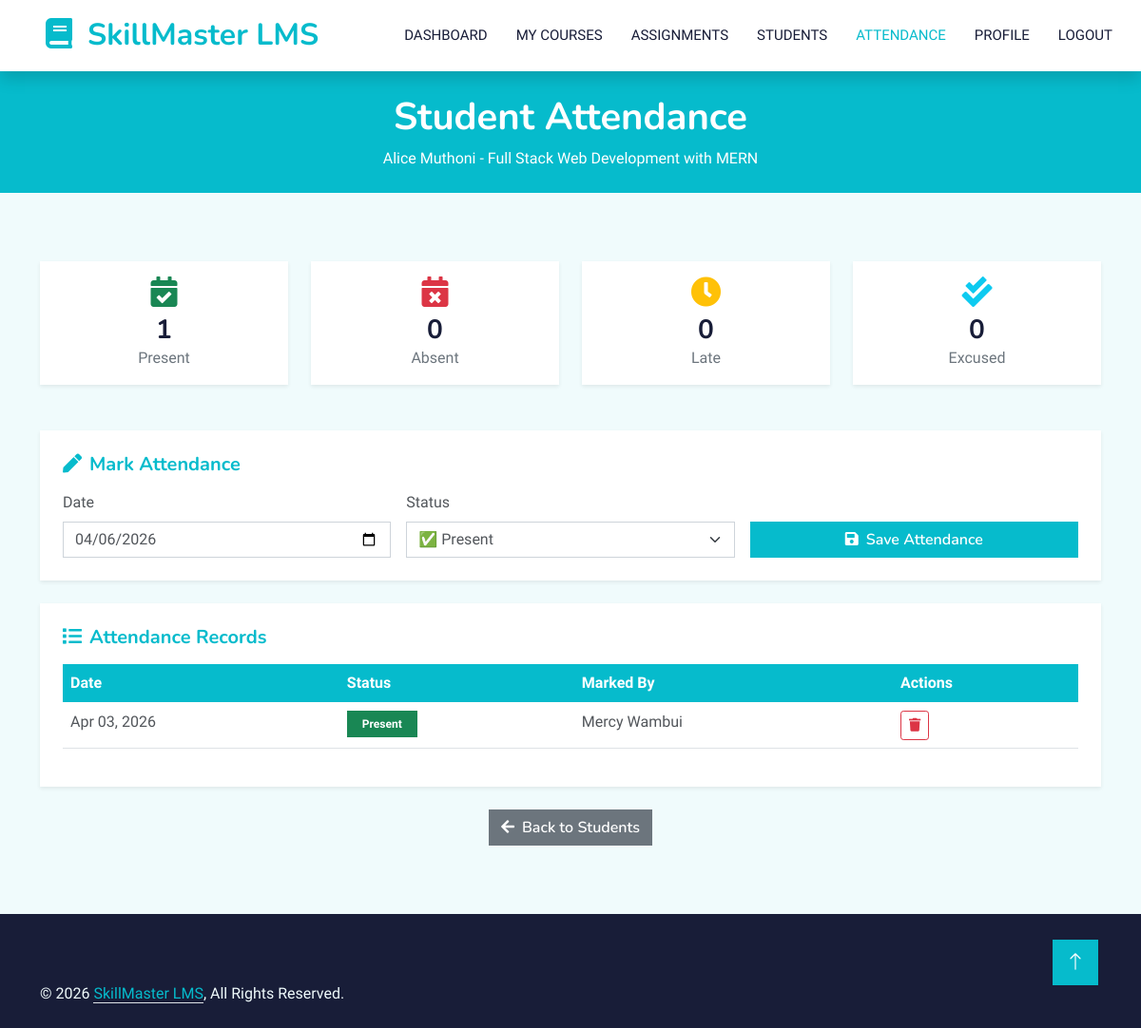
Page /instructor/students/attendance.php?student_id=6&course_id=2 (signed in) on the committed database.
### tables this page shows
CREATE TABLE `users` (
  `id` bigint(20) NOT NULL,
  `username` varchar(50) NOT NULL,
  `email` varchar(100) NOT NULL,
  `password` varchar(255) NOT NULL,
  `role` enum('admin','instructor','student') NOT NULL DEFAULT 'student',
  `first_name` varchar(50) NOT NULL,
  `last_name` varchar(50) NOT NULL,
  `profile_pic` varchar(255) DEFAULT NULL,
  `bio` text DEFAULT NULL,
  `phone_number` varchar(20) DEFAULT NULL,
  `address` text DEFAULT NULL,
  `is_active` tinyint(1) DEFAULT 1,
  `must_change_password` tinyint(1) DEFAULT 0,
  `created_by` bigint(20) DEFAULT NULL,
  `last_login` timestamp NULL DEFAULT NULL,
  `created_at` timestamp NOT NULL DEFAULT current_timestamp(),
  `updated_at` timestamp NOT NULL DEFAULT current_timestamp() ON UPDATE current_timestamp(),
  `deleted_at` timestamp NULL DEFAULT NULL,
  `facebook_link` varchar(255) DEFAULT NULL,
  `twitter_link` varchar(255) DEFAULT NULL,
  `linkedin_link` varchar(255) DEFAULT NULL
);

CREATE TABLE `courses` (
  `id` bigint(20) NOT NULL,
  `title` varchar(200) NOT NULL,
  `slug` varchar(200) NOT NULL,
  `code` varchar(20) NOT NULL,
  `description` text DEFAULT NULL,
  `short_description` varchar(500) DEFAULT NULL,
  `category_id` bigint(20) DEFAULT NULL,
  `instructor_id` bigint(20) DEFAULT NULL,
  `price` decimal(10,2) DEFAULT 0.00,
  `thumbnail` varchar(255) DEFAULT NULL,
  `credits` int(11) DEFAULT 3,
  `start_date` date DEFAULT NULL,
  `end_date` date DEFAULT NULL,
  `status` enum('draft','pending_approval','published','archived','rejected') NOT NULL DEFAULT 'draft',
  `max_students` int(11) DEFAULT 50,
  `enrollment_count` int(11) DEFAULT 0,
  `syllabus` text DEFAULT NULL,
  `created_by` bigint(20) DEFAULT NULL,
  `created_at` timestamp NOT NULL DEFAULT current_timestamp(),
  `updated_at` timestamp NOT NULL DEFAULT current_timestamp() ON UPDATE current_timestamp(),
  `deleted_at` timestamp NULL DEFAULT NULL
);

CREATE TABLE `attendance` (
  `id` bigint(20) NOT NULL,
  `course_id` bigint(20) NOT NULL,
  `student_id` bigint(20) NOT NULL,
  `date` date NOT NULL,
  `status` enum('present','absent','late','excused') DEFAULT 'absent',
  `marked_by` bigint(20) DEFAULT NULL,
  `created_at` timestamp NOT NULL DEFAULT current_timestamp()
);

### src/Database/Connection.php (called while the page is built, shortened)
<?php
class Connection
{
    private static $instance = null;
    private $connection;
    private function __construct()
    {
        try {
            $dsn = sprintf(
                'mysql:host=%s;dbname=%s;charset=%s',
                DB_HOST,
                DB_NAME,
                DB_CHARSET
            );
            $options = [
                PDO::ATTR_ERRMODE => PDO::ERRMODE_EXCEPTION,
                PDO::ATTR_DEFAULT_FETCH_MODE => PDO::FETCH_ASSOC,
                PDO::ATTR_EMULATE_PREPARES => false,
                PDO::MYSQL_ATTR_INIT_COMMAND => "SET NAMES " . DB_CHARSET
            ];
            $this->connection = new PDO($dsn, DB_USER, DB_PASS, $options);
        } catch (PDOException $e) {
            if (DEBUG_MODE) {
                die("Database connection failed: " . $e->getMessage());
            } else {
                error_log("Database connection failed: " . $e->getMessage());
                die("A database error occurred. Please try again later.");
            }
        }
    }
    public static function getInstance()
    {
        if (self::$instance === null) {
            self::$instance = new self();
        }
        return self::$instance;
    }
    public function getConnection()
    {
        return $this->connection;
    }
}

### src/Models/Course.php (called while the page is built, shortened)
<?php
class Course
{
    private $db;
    private $table = 'courses';
    public function __construct()
    {
        $this->db = Connection::getInstance()->getConnection();
    }
    public function getById($id)
    {
        $stmt = $this->db->prepare("
            SELECT * FROM {$this->table} WHERE id = ? AND deleted_at IS NULL
        ");
        $stmt->execute([$id]);
        return $stmt->fetch();
    }
}

### src/Models/Attendance.php (called while the page is built, shortened)
<?php
class Attendance
{
    private $db;
    private $table = 'attendance';
    public function __construct()
    {
        $this->db = Connection::getInstance()->getConnection();
    }
    public function getByStudentAndCourse($studentId, $courseId)
    {
        $stmt = $this->db->prepare("
            SELECT * FROM {$this->table}
            WHERE student_id = ? AND course_id = ?
            ORDER BY date DESC
        ");
        $stmt->execute([$studentId, $courseId]);
        return $stmt->fetchAll();
    }
    public function getStats($courseId, $studentId = null)
    {
        $sql = "
            SELECT
                SUM(CASE WHEN status = 'present' THEN 1 ELSE 0 END) as present,
                SUM(CASE WHEN status = 'absent' THEN 1 ELSE 0 END) as absent,
                SUM(CASE WHEN status = 'late' THEN 1 ELSE 0 END) as late,
                SUM(CASE WHEN status = 'excused' THEN 1 ELSE 0 END) as excused,
                COUNT(*) as total
            FROM {$this->table}
            WHERE course_id = ?
        ";
        if ($studentId) {
            $sql .= " AND student_id = ?";
            $stmt = $this->db->prepare($sql);
            $stmt->execute([$courseId, $studentId]);
        } else {
            $stmt = $this->db->prepare($sql);
            $stmt->execute([$courseId]);
        }
        $result = $stmt->fetch();
        return [
            'present' => $result['present'] ?? 0,
            'absent' => $result['absent'] ?? 0,
            'late' => $result['late'] ?? 0,
            'excused' => $result['excused'] ?? 0,
            'total' => $result['total'] ?? 0,
            'percentage' => ($result['total'] ?? 0) > 0 ? round((($result['present'] ?? 0) / ($result['total'] ?? 0)) * 100) : 0
        ];
    }
}

### public/instructor/students/attendance.php (the view, shortened to what this page needs)
<?php
$courseModel = new Course();
$enrollmentModel = new Enrollment();
$attendanceModel = new Attendance();
$courseId = isset($_GET['course_id']) ? (int)$_GET['course_id'] : 0;
$studentId = isset($_GET['student_id']) ? (int)$_GET['student_id'] : 0;
$course = $courseModel->getById($courseId);
$db = $enrollmentModel->getDB();
$stmt = $db->prepare("SELECT first_name, last_name, email, profile_pic FROM users WHERE id = ?");
$stmt->execute([$studentId]);
$student = $stmt->fetch();
$attendanceRecords = $attendanceModel->getByStudentAndCourse($studentId, $courseId);
$attendanceStats = $attendanceModel->getStats($courseId, $studentId);
?>
<!DOCTYPE html>
<html lang="en">
<head>
    <link href="https://cdnjs.cloudflare.com/ajax/libs/font-awesome/5.10.0/css/all.min.css" rel="stylesheet">
    <link href="https://cdn.jsdelivr.net/npm/bootstrap-icons@1.4.1/font/bootstrap-icons.css" rel="stylesheet">
    <link href="../../assets/css/bootstrap.min.css" rel="stylesheet">
    <link href="../../assets/css/style.css" rel="stylesheet">
</head>
<body style="background-color: #F0FBFC;">
    <nav class="navbar navbar-expand-lg bg-white navbar-light shadow sticky-top p-0">
        <a href="../index.php" class="navbar-brand d-flex align-items-center px-4 px-lg-5">
            <h2 class="m-0 text-primary"><i class="fa fa-book me-3"></i><?php echo APP_NAME; ?></h2>
        </a>
        <div class="collapse navbar-collapse" id="navbarCollapse">
            <div class="navbar-nav ms-auto p-4 p-lg-0">
                <a href="../index.php" class="nav-item nav-link">Dashboard</a>
                <a href="../courses/my-courses.php" class="nav-item nav-link">My Courses</a>
                <a href="../assignments/list.php" class="nav-item nav-link">Assignments</a>
                <a href="enrolled.php" class="nav-item nav-link">Students</a>
                <a href="attendance.php?student_id=<?php echo $studentId; ?>&course_id=<?php echo $courseId; ?>" class="nav-item nav-link active">Attendance</a>
                <a href="../profile/index.php" class="nav-item nav-link">Profile</a>
                <a href="../../logout.php" class="nav-item nav-link">Logout</a>
            </div>
        </div>
    </nav>
    <div class="container-fluid py-4 mb-5" style="background-color: #06BBCC;">
        <div class="container text-center">
            <h1 class="text-white">Student Attendance</h1>
            <p class="text-white mb-0"><?php echo htmlspecialchars($student['first_name'] . ' ' . $student['last_name']); ?> - <?php echo htmlspecialchars($course['title']); ?></p>
        </div>
    </div>
    <div class="container-xxl py-4">
        <div class="container">
            <div class="row g-4 mb-5">
                <div class="col-md-3">
                    <div class="bg-white rounded p-3 text-center shadow-sm attendance-card">
                        <i class="fa fa-calendar-check fa-2x text-success mb-2"></i>
                        <h3 class="mb-0"><?php echo $attendanceStats['present']; ?></h3>
                        <p class="text-muted mb-0">Present</p>
                    </div>
                </div>
                <div class="col-md-3">
                    <div class="bg-white rounded p-3 text-center shadow-sm attendance-card">
                        <i class="fa fa-calendar-times fa-2x text-danger mb-2"></i>
                        <h3 class="mb-0"><?php echo $attendanceStats['absent']; ?></h3>
                        <p class="text-muted mb-0">Absent</p>
                    </div>
                </div>
                <div class="col-md-3">
                    <div class="bg-white rounded p-3 text-center shadow-sm attendance-card">
                        <i class="fa fa-clock fa-2x text-warning mb-2"></i>
                        <h3 class="mb-0"><?php echo $attendanceStats['late']; ?></h3>
                        <p class="text-muted mb-0">Late</p>
                    </div>
                </div>
                <div class="col-md-3">
                    <div class="bg-white rounded p-3 text-center shadow-sm attendance-card">
                        <i class="fa fa-check-double fa-2x text-info mb-2"></i>
                        <h3 class="mb-0"><?php echo $attendanceStats['excused']; ?></h3>
                        <p class="text-muted mb-0">Excused</p>
                    </div>
                </div>
            </div>
            <div class="bg-white rounded p-4 shadow-sm mb-4">
                <h5 class="mb-3" style="color: #06BBCC;"><i class="fa fa-pen me-2"></i>Mark Attendance</h5>
                <form method="POST" action="" class="row g-3">
                    <div class="col-md-4">
                        <label class="form-label">Date</label>
                        <input type="date" class="form-control" name="date" value="<?php echo date('Y-m-d'); ?>" required>
                    </div>
                    <div class="col-md-4">
                        <label class="form-label">Status</label>
                        <select class="form-select" name="status" required>
                            <option value="present">✅ Present</option>
                        </select>
                    </div>
                    <div class="col-md-4 d-flex align-items-end">
                        <button type="submit" class="btn btn-primary w-100" style="background-color: #06BBCC; border-color: #06BBCC;">
                            <i class="fa fa-save me-2"></i>Save Attendance
                        </button>
                    </div>
                </form>
            </div>
            <div class="bg-white rounded p-4 shadow-sm">
                <h5 class="mb-3" style="color: #06BBCC;"><i class="fa fa-list me-2"></i>Attendance Records</h5>
                <div class="table-responsive">
                    <table class="table table-hover">
                        <thead style="background-color: #06BBCC; color: white;">
                            <tr>
                                <th>Date</th>
                                <th>Status</th>
                                <th>Marked By</th>
                                <th>Actions</th>
                            </tr>
                        </thead>
                        <tbody>
                            <?php if (empty($attendanceRecords)): ?>
                                <tr>
                                    <td colspan="4" class="text-center text-muted">No attendance records found.</td>
                                </tr>
                            <?php else: ?>
                                <?php foreach ($attendanceRecords as $record): ?>
                                    <tr>
                                        <td><?php echo date('M d, Y', strtotime($record['date'])); ?></td>
                                        <td>
                                            <span class="badge status-<?php echo $record['status']; ?> px-3 py-2">
                                                <?php echo ucfirst($record['status']); ?>
                                            </span>
                                        </td>
                                        <td>
                                            <?php
                                            $stmt = $db->prepare("SELECT first_name, last_name FROM users WHERE id = ?");
                                            $stmt->execute([$record['marked_by']]);
                                            $marker = $stmt->fetch();
                                            echo htmlspecialchars($marker['first_name'] . ' ' . $marker['last_name']);
                                            ?>
                                         </td>
                                        <td>
                                            <button class="btn btn-sm btn-outline-danger" onclick="deleteAttendance(<?php echo $record['id']; ?>, '<?php echo $record['date']; ?>')">
                                                <i class="fa fa-trash"></i>
                                            </button>
                                         </td>
                                    </tr>
                                <?php endforeach; ?>
                            <?php endif; ?>
                        </tbody>
                    </table>
                </div>
            </div>
            <div class="text-center mt-4">
                <a href="enrolled.php?course_id=<?php echo $courseId; ?>" class="btn btn-secondary">
                    <i class="fa fa-arrow-left me-2"></i>Back to Students
                </a>
            </div>
        </div>
    </div>
    <div class="container-fluid bg-dark text-light footer pt-5 mt-5">
        <div class="container py-4">
            <div class="row">
                <div class="col-md-6 text-center text-md-start mb-3 mb-md-0">
                    &copy; <?php echo date('Y'); ?> <a class="border-bottom text-primary" href="#"><?php echo APP_NAME; ?></a>, All Rights Reserved.
                </div>
            </div>
        </div>
    </div>
    <a href="#" class="btn btn-lg btn-primary btn-lg-square back-to-top" style="background-color: #06BBCC; border-color: #06BBCC;">
        <i class="bi bi-arrow-up"></i>
    </a>
</body>
</html>

### public/assets/css/style.css (style rules this page uses)
:root { --primary: #06BBCC; --light: #F0FBFC; --dark: #181d38; }
.back-to-top { position: fixed; display: none; right: 45px; bottom: 45px; z-index: 99; }
.btn { font-family: 'Nunito', sans-serif; font-weight: 600; transition: .5s; }
.btn.btn-primary, .btn.btn-secondary { color: #FFFFFF; }
.btn-lg-square { width: 48px; height: 48px; }
.btn-square, .btn-sm-square, .btn-lg-square { padding: 0; display: flex; align-items: center; justify-content: center; font-weight: normal; border-radius: 0px; }
.navbar-light .navbar-nav .nav-link { margin-right: 30px; padding: 25px 0; color: #FFFFFF; font-size: 15px; text-transform: uppercase; outline: none; }
.navbar-light .navbar-nav .nav-link:hover, .navbar-light .navbar-nav .nav-link.active { color: var(--primary); }
.navbar-light .navbar-brand, .navbar-light a.btn { height: 75px; }
.navbar-light .navbar-nav .nav-link { color: var(--dark); font-weight: 500; }
.navbar-light.sticky-top { top: -100px; transition: .5s; }

### public/instructor/students/attendance.php (style rules this page uses)
.attendance-card { transition: transform 0.3s ease, box-shadow 0.3s ease; }
.status-present { background-color: #198754; color: white; }

### rows in the picture
users: first_name+last_name "Alice Muthoni"
courses: title "Full Stack Web Development with MERN"
attendance: date "Apr 03, 2026", status "Present", marked_by.last_name "Mercy Wambui"

### other values in the picture
APP_NAME "SkillMaster LMS"
$attendanceStats['present'] "1"
$attendanceStats['absent'] "0"
$attendanceStats['late'] "0"
$attendanceStats['excused'] "0"
